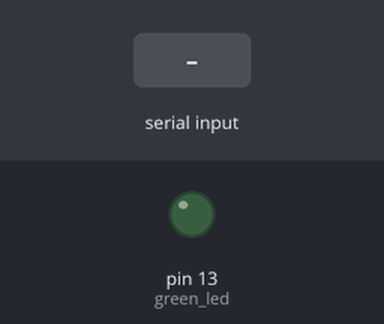
The sketch below on a simulated Arduino Uno, built with avr-gcc and run on an emulated ATmega328P. Shown: output pins drawn as LEDs (lit = HIGH). The inputs (shaded band) are chosen by the test bench.

Above: at 1.2 s.
1.3 s: "H" received over Serial
At 1.6 s:
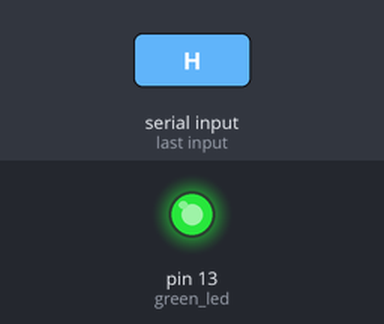
2.8 s: "L" received over Serial
At 3.9 s:
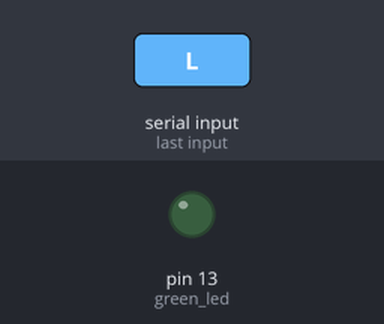
Timing chart, 0 to 5.8 s (numbered marks = the images above; inputs shaded):
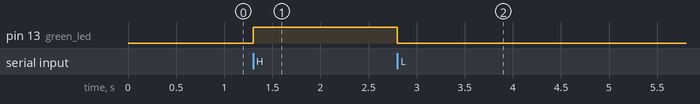

The sketch:

serial_read.ino
```cpp
int data = 0;
int green_led = 13;

void setup() {
  // initialize serial communication at 9600 bits per second:
  Serial.begin(9600);
  pinMode(green_led, OUTPUT);
}

void loop() {
  if(Serial.available()){
     data = Serial.read();
  }

  if(data == 'H'){
    digitalWrite(green_led, HIGH);
  }

  else if(data == 'L'){
    digitalWrite(green_led, LOW);
  }

  else{
    digitalWrite(green_led, LOW);
  }
}
```

Measured:
- after the input at 1.3 s, pin 13 (green_led): LOW → HIGH at once
- after the input at 2.8 s, pin 13 (green_led): HIGH → LOW at once
